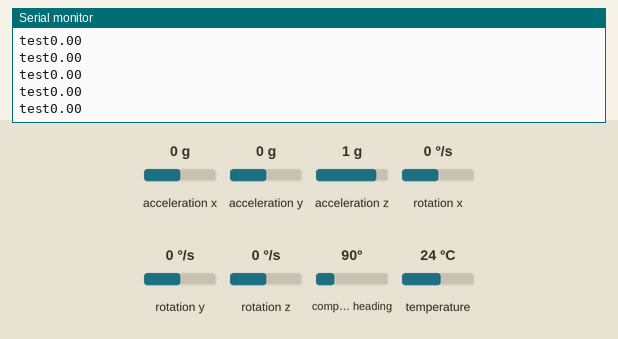
Simulated run of this sketch. Board: Arduino Uno, built with avr-gcc and run on an emulated ATmega328P. On the bench: the last lines printed to the serial monitor. The inputs (shaded band) are chosen by the test bench; at power-on: rotation z 0 °/s, acceleration x 0 g, acceleration y 0 g, acceleration z 1 g, rotation x 0 °/s, rotation y 0 °/s, compass heading 90°, temperature 24 °C.

Above: at 1.2 s.
1.3 s: rotation z set to -192 °/s
At 2.0 s:
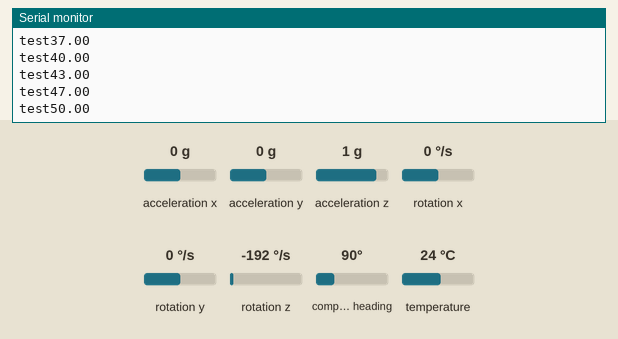
2.9 s: rotation z set to -100 °/s
At 4.0 s:
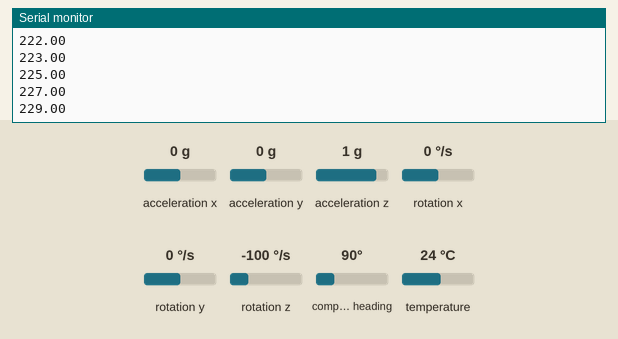
Timing chart, 0 to 5.9 s (numbered marks = the images above; inputs shaded):
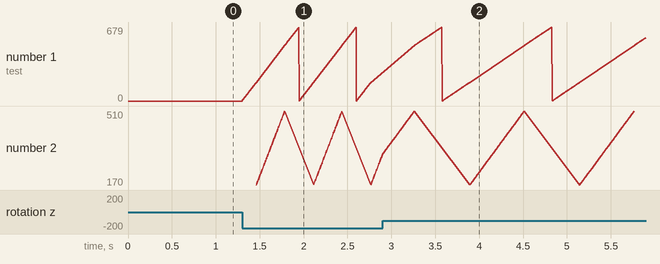

The sketch:

GyrTest.ino
```cpp
#include <Wire.h>
#include <SPI.h>
#include <Adafruit_LSM9DS1.h>
#include <Adafruit_Sensor.h>  // not used in this demo but required!

// i2c
Adafruit_LSM9DS1 lsm = Adafruit_LSM9DS1();

#define LSM9DS1_SCK A5
#define LSM9DS1_MISO 12
#define LSM9DS1_MOSI A4
#define LSM9DS1_XGCS 6
#define LSM9DS1_MCS 5
// You can also use software SPI
//Adafruit_LSM9DS1 lsm = Adafruit_LSM9DS1(LSM9DS1_SCK, LSM9DS1_MISO, LSM9DS1_MOSI, LSM9DS1_XGCS, LSM9DS1_MCS);
// Or hardware SPI! In this case, only CS pins are passed in
//Adafruit_LSM9DS1 lsm = Adafruit_LSM9DS1(LSM9DS1_XGCS, LSM9DS1_MCS);

double x = 0;
double y = 0;
double z = 0;
double angle = 0;
double e = 0;
double xt = 0;
double yt = 0;
double zt = 0;

void setupSensor()
{
  // 1.) Set the accelerometer range
  lsm.setupAccel(lsm.LSM9DS1_ACCELRANGE_2G, lsm.LSM9DS1_ACCELDATARATE_10HZ);
  //lsm.setupAccel(lsm.LSM9DS1_ACCELRANGE_4G, lsm.LSM9DS1_ACCELDATARATE_119HZ);
  //lsm.setupAccel(lsm.LSM9DS1_ACCELRANGE_8G, lsm.LSM9DS1_ACCELDATARATE_476HZ);
  //lsm.setupAccel(lsm.LSM9DS1_ACCELRANGE_16G, lsm.LSM9DS1_ACCELDATARATE_952HZ);

  // 2.) Set the magnetometer sensitivity
  lsm.setupMag(lsm.LSM9DS1_MAGGAIN_4GAUSS);
  //lsm.setupMag(lsm.LSM9DS1_MAGGAIN_8GAUSS);
  //lsm.setupMag(lsm.LSM9DS1_MAGGAIN_12GAUSS);
  //lsm.setupMag(lsm.LSM9DS1_MAGGAIN_16GAUSS);

  // 3.) Setup the gyroscope
  lsm.setupGyro(lsm.LSM9DS1_GYROSCALE_245DPS);
  //lsm.setupGyro(lsm.LSM9DS1_GYROSCALE_500DPS);
//  lsm.setupGyro(lsm.LSM9DS1_GYROSCALE_2000DPS);
}


void setup()
{
  Serial.begin(115200);

  while (!Serial) {
    delay(1); // will pause Zero, Leonardo, etc until serial console opens
  }

  Serial.println("LSM9DS1 data read demo");

  // Try to initialise and warn if we couldn't detect the chip
  if (!lsm.begin())
  {
    Serial.println("Oops ... unable to initialize the LSM9DS1. Check your wiring!");
    while (1);
  }
  Serial.println("Found LSM9DS1 9DOF");

  // helper to just set the default scaling we want, see above!
  setupSensor();
}

void loop()
{
  lsm.read();  /* ask it to read in the data */

  /* Get a new sensor event */
  sensors_event_t a, m, g, temp;

  lsm.getEvent(&a, &m, &g, &temp);

//  Serial.print("Gyro X Raw: "); Serial.print(g.gyro.x);   Serial.print(" rad/s");
//  Serial.print("\tY: "); Serial.print(g.gyro.y);      Serial.print(" rad/s");
//  Serial.print("\tZ: "); Serial.print(g.gyro.z);      Serial.println(" rad/s");
  if(g.gyro.x > e || g.gyro.x < -e){
    x += g.gyro.x;
  }
  if(g.gyro.y > e || g.gyro.y < -e){
    y += g.gyro.y;
  }
  if(g.gyro.z > e || g.gyro.z < -e){
    z += g.gyro.z;
  }

angle = abs(int(z) % 680);
if(angle < (680/4) || angle > ((680/4)*3)){
  Serial.print("test");
}

  Serial.println(angle);
}
```

Measured:
- after the input at 1.3 s, the serial monitor: prints a new line at once (image 1)
- plotted number 1: 0 → 168 after the input at 1.3 s
